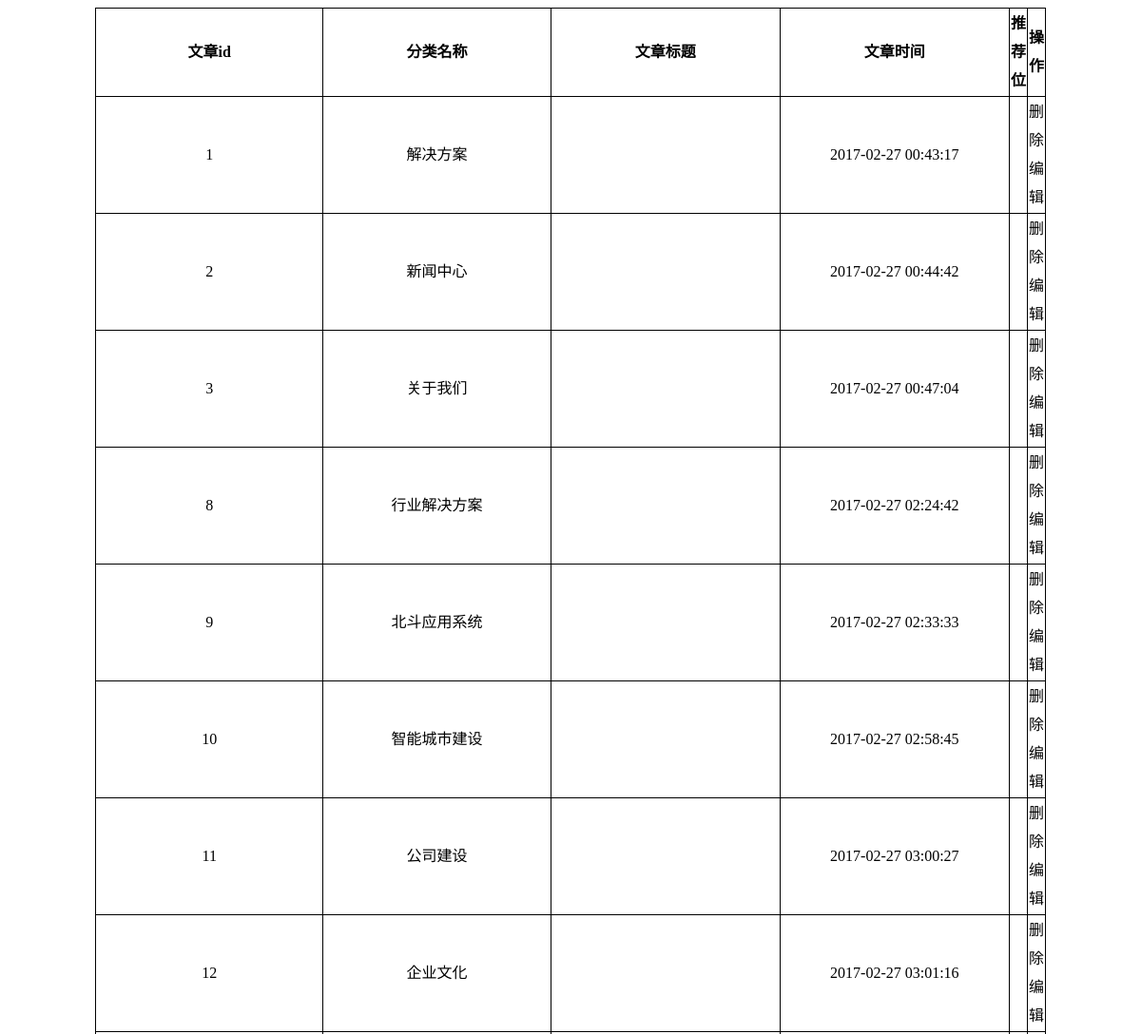
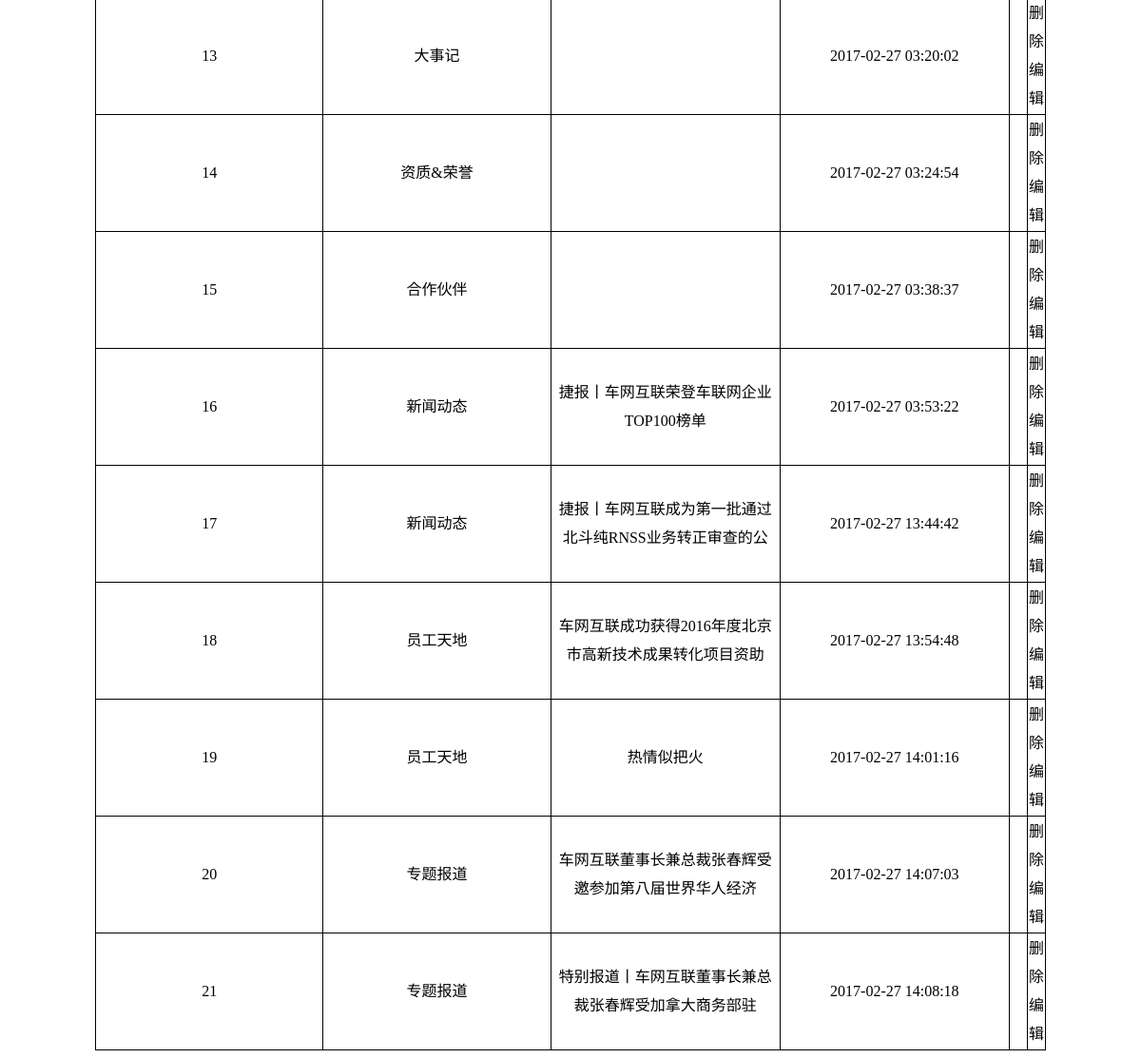
The app's page /main/showcon.php (signed in) with its own data (2 pictures, top to bottom).
### tables this page shows
CREATE TABLE IF NOT EXISTS `shows` (
  `sid` int(11) NOT NULL AUTO_INCREMENT,
  `stitle` varchar(255) NOT NULL,
  `scon` varchar(3000) NOT NULL,
  `simgurl` varchar(255) NOT NULL,
  `cid` int(11) NOT NULL,
  `stime` timestamp NOT NULL DEFAULT CURRENT_TIMESTAMP,
  `username` varchar(255) NOT NULL,
  `posid` int(11) NOT NULL,
  PRIMARY KEY (`sid`)
);

CREATE TABLE IF NOT EXISTS `category` (
  `cid` int(11) NOT NULL AUTO_INCREMENT,
  `cname` varchar(255) NOT NULL,
  `pid` int(11) NOT NULL,
  PRIMARY KEY (`cid`)
);

### public/function.php (the view, shortened to what this page needs)
<?php
    class abc
    {
        function abc()
        {
            $this->str = "";
        }
        function stitle($table, $db)
        {
            $sql = "select * from $table";
            $result = $db->query($sql);
            while ($row = $result->fetch_assoc()) {
                $posres=$db->query("select * from position where posid=".$row["posid"]);
                $posrow=$posres->fetch_assoc();
                if($posrow['posid']==0){
                    $posname="";
                }else{
                    $posname=$posrow['posname'];
                }
                $sid = $row["sid"];
                $stitle=$row["stitle"];
                $stime=$row["stime"];
                $csql="select cname from category where cid=".$row["cid"];
                $result1=$db->query($csql);
                $row1=$result1->fetch_assoc();
                $cname=$row1["cname"];
                $this->str .= "<tr>
                    <td>$sid</td>
                    <td>$cname</td>
                    <td>$stitle</td>
                    <td>$stime</td>
                    <td>$posname</td>
                    <td>
                        <a href='delcon.php?id=$sid'>删除</a>
                        <a href='editcon.php?id=$sid'>编辑</a>
                    </td>
                </tr>";
            }
        }
    }
?>

### main/showcon.php (style rules this page uses)
td,th { width: 25%; height: 30px; text-align: center; line-height: 30px; border: 1px solid #000000; border-top:0; }
a { color: #000; text-decoration: none; }

### records on screen
shows: sid "1", stime "2017-02-27 00:43:17"
category: cname "解决方案"
shows: sid "2", stime "2017-02-27 00:44:42"
category: cname "新闻中心"
shows: sid "3", stime "2017-02-27 00:47:04"
category: cname "关于我们"
shows: sid "8", stime "2017-02-27 02:24:42"
category: cname "行业解决方案"
shows: sid "9", stime "2017-02-27 02:33:33"
category: cname "北斗应用系统"
shows: sid "10", stime "2017-02-27 02:58:45"
category: cname "智能城市建设"
shows: sid "11", stime "2017-02-27 03:00:27"
category: cname "公司建设"
shows: sid "12", stime "2017-02-27 03:01:16"
category: cname "企业文化"
shows: sid "13", stime "2017-02-27 03:20:02"
category: cname "大事记"
shows: sid "14", stime "2017-02-27 03:24:54"
category: cname "资质&荣誉"
shows: sid "15", stime "2017-02-27 03:38:37"
category: cname "合作伙伴"
shows: sid "16", stitle "捷报丨车网互联荣登车联网企业TOP100榜单", stime "2017-02-27 03:53:22"
category: cname "新闻动态 新闻动态"
shows: sid "17", stitle "捷报丨车网互联成为第一批通过北斗纯RNSS业务转正审查的公", stime "2017-02-27 13:44:42"
shows: sid "18", stitle "车网互联成功获得2016年度北京市高新技术成果转化项目资助", stime "2017-02-27 13:54:48"
category: cname "员工天地 员工天地"
shows: sid "19", stitle "热情似把火", stime "2017-02-27 14:01:16"
shows: sid "20", stitle "车网互联董事长兼总裁张春辉受邀参加第八届世界华人经济", stime "2017-02-27 14:07:03"
category: cname "专题报道 专题报道"
shows: sid "21", stitle "特别报道丨车网互联董事长兼总裁张春辉受加拿大商务部驻", stime "2017-02-27 14:08:18"
